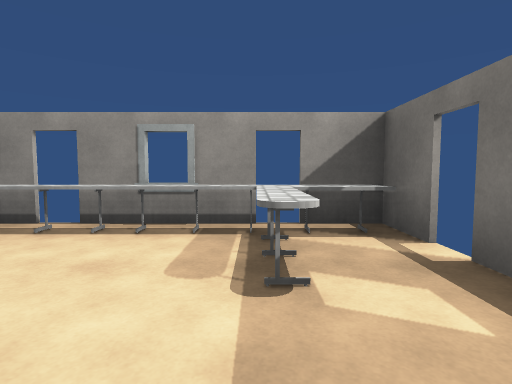
[1] (above)

16 first-person views from a walk through a Unity game level. The camera is 1.2 m above the floor, tilts 4° down and sees 80° across. The floor is counted in squares, 2 m on a side. Each view is taken from the middle of a square. On the plan, view 1 faces up. The plan holds only what a view shows up to about 9 squares ahead; the rest is blank. The player character is not drawn. Some animated figures are left out. Door leaves are left out, so doorways stand open. Surface patterns are stand-ins for the level's own textures.

[2]
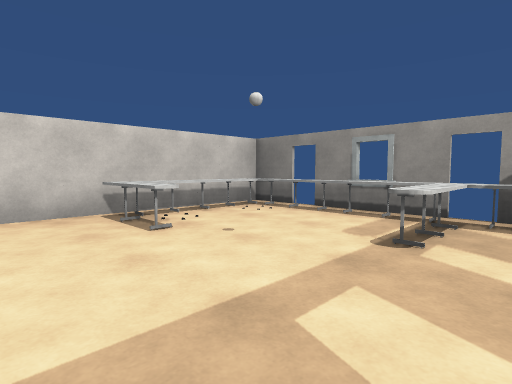

[3]
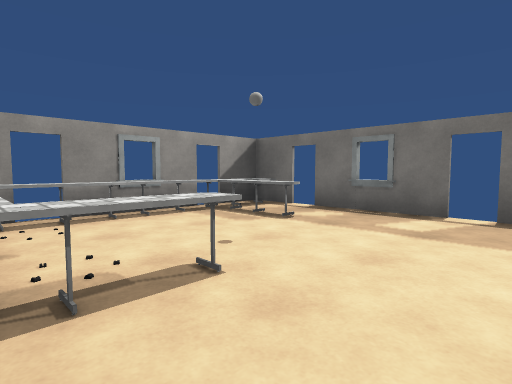

[4]
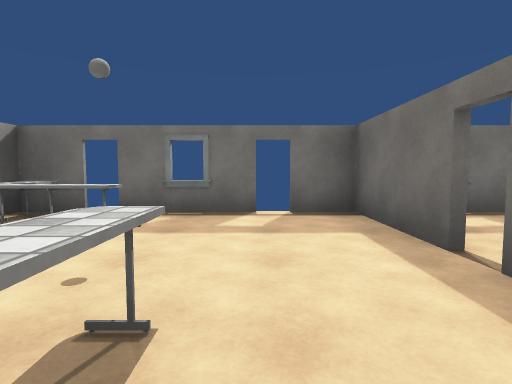

[5]
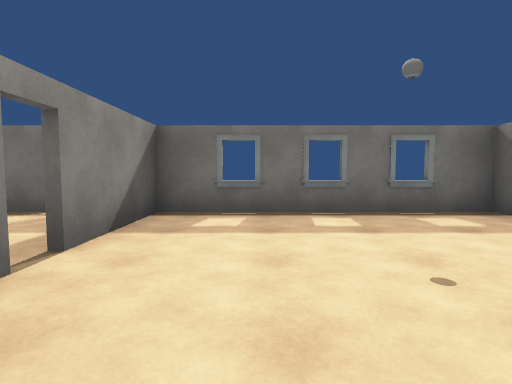

[6]
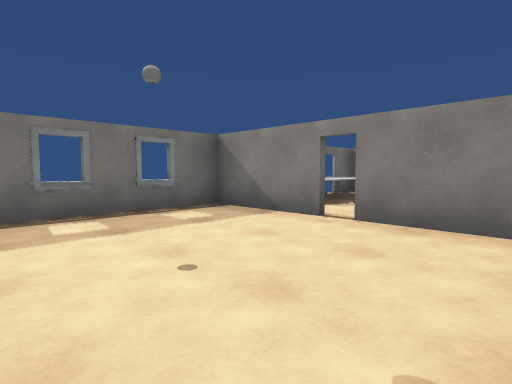

[7]
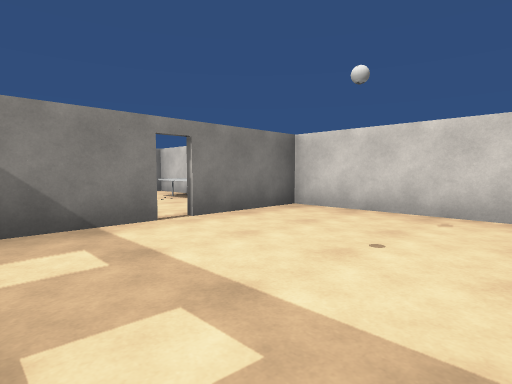

[8]
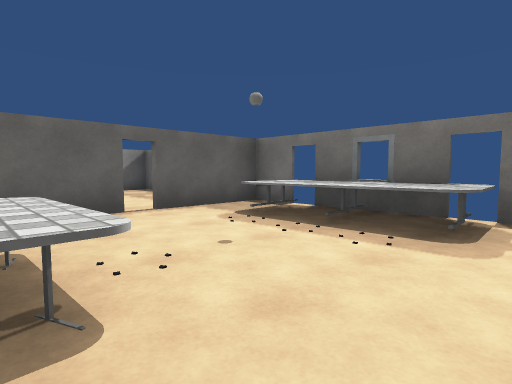

[9]
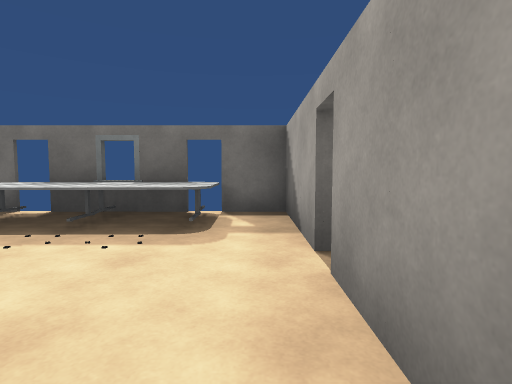

[10]
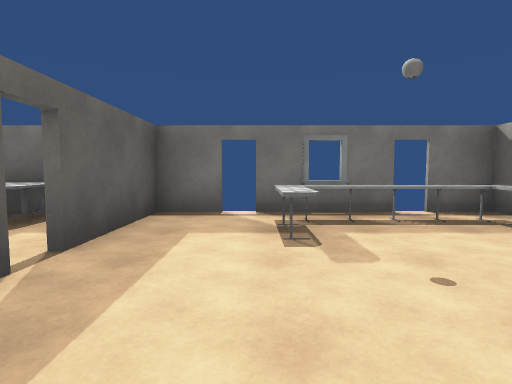

[11]
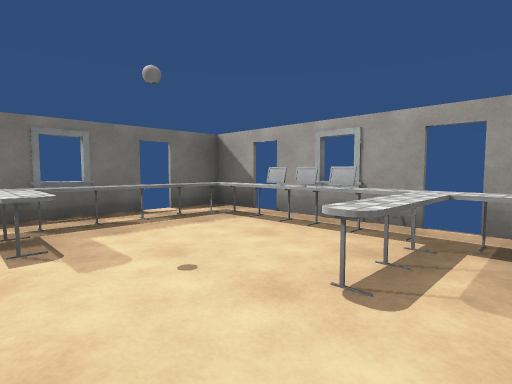

[12]
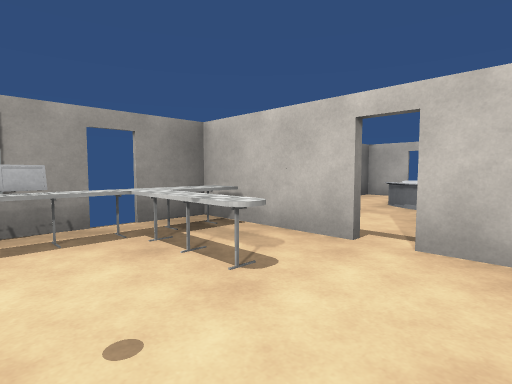

[13]
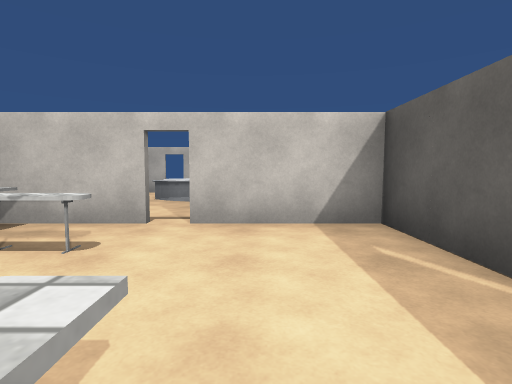

[14]
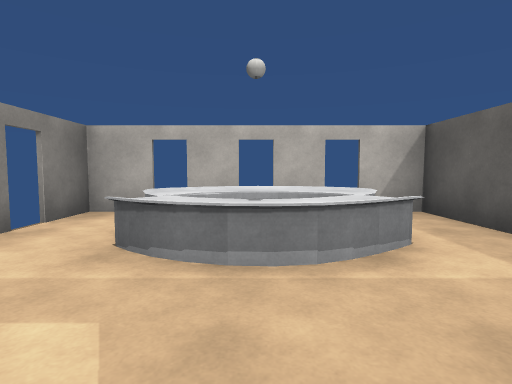

[15]
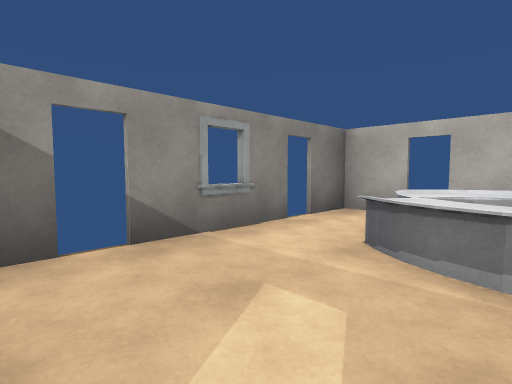

[16]
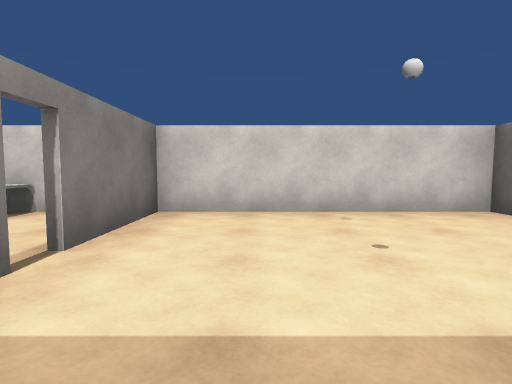

### Floor plan
Key: @ floor where view 1 was taken; # wall or solid block; . floor; D open door; = window, fence, low wall or low ledge; ^ raised ledge; T table.
Columns run from 9 left of view 1 to 2 right of it. Each row starts with its distance up from view 1.
  4      ##D#D##
  3      #^D^D^#
  2      #^..^DD
  1      #^=...#
  0      #...@DD
 -1      #.....#
 -2      ###.###
 -3      #.....#
 -4      #.....#
 -5      #.....#
 -6      #.....#
 -7      ###.###
 -8      #T..TTD
 -9      #T..TT#
-10      #T..TTD
-11      #.....#
-12 ###  ###.###
-13  D^^.#....DD
-14  D^^.......#
-15  D^^.#.^..DD
-16 #.D.D#^D#D.#
-17 ## # #######

Where each view was taken, in squares from view 1:
view 1: 0 up, 0 right, facing up
view 2: 1 down, 1 right, facing up-left
view 3: 1 down, 3 left, facing up-right
view 4: 0 up, 3 left, facing right
view 5: 3 down, 3 left, facing right
view 6: 3 down, 3 left, facing down-right
view 7: 3 down, 1 right, facing down-left
view 8: 11 down, 3 left, facing up-right
view 9: 11 down, 3 left, facing right
view 10: 13 down, 3 left, facing right
view 11: 13 down, 3 left, facing down-right
view 12: 13 down, 1 left, facing down-left
view 13: 13 down, 0 right, facing left
view 14: 14 down, 4 left, facing left
view 15: 14 down, 4 left, facing down-left
view 16: 5 down, 1 right, facing left
